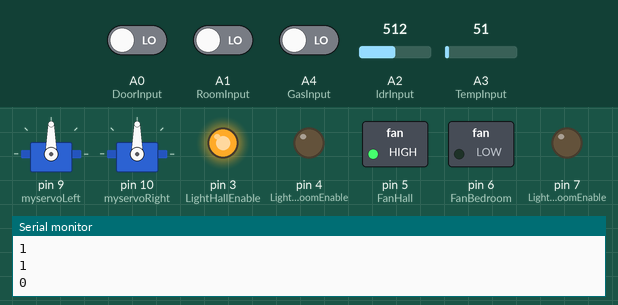
This sketch was run on a simulated Arduino Uno, built with avr-gcc and run on an emulated ATmega328P. Parts: 2 × servo, switched loads named in the sketch (green lamp = pin HIGH), output pins drawn as LEDs (lit = HIGH), the last lines printed to the serial monitor. The test bench sets the inputs (shaded band); at power-on: A0 (DoorInput) LOW, A3 (TempInput) = 51, A2 (ldrInput) = 512, A1 (RoomInput) LOW, A4 (GasInput) LOW.

Above: at 1.2 s.
1.3 s: A0 (DoorInput) driven HIGH
At 5.6 s:
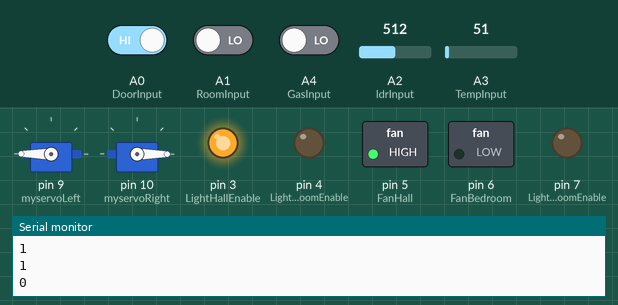
9.1 s: A0 (DoorInput) driven LOW
At 10.1 s:
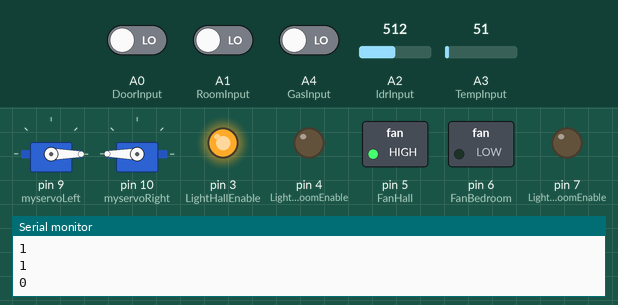
11.2 s: A3 (TempInput) set to 43
14.1 s: A3 (TempInput) set to 38
At 15.6 s:
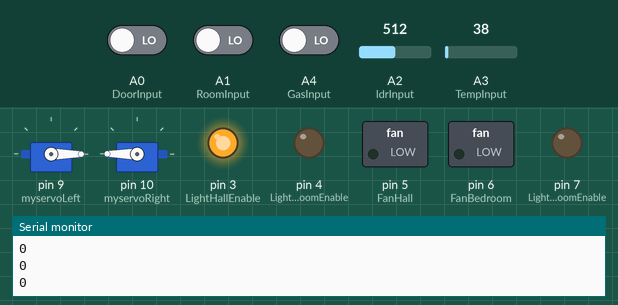
16.7 s: A2 (ldrInput) set to 414
18.6 s: A2 (ldrInput) set to 393
At 20.2 s:
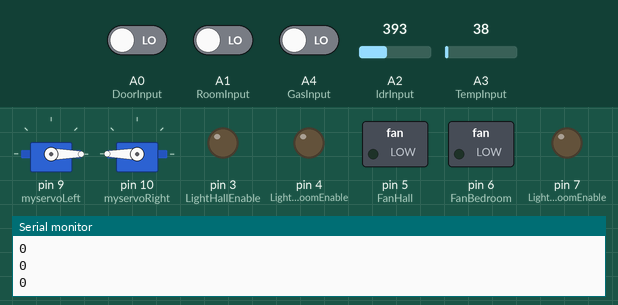
Timing chart, 0 to 21.7 s (numbered marks = the images above; inputs shaded):
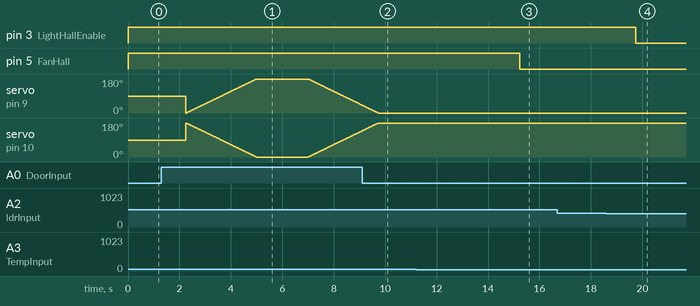

The sketch:

Arduino_Input.ino
```cpp
#include <Servo.h>

int pos;
int DoorInput = A0;
int RoomInput = A1;
int ldrInput = A2;
int TempInput = A3;
int GasInput = A4;
int a[5] = {
  0,0,0,0,0};
int server[5] = {
  -1,-1,-1,-1,-1};
int prev[5] = {
  0,0,0,0,0};
int LightHallEnable = 3;
int LightBedroomEnable = 4;
int LightBathroomEnable = 7;
Servo myservoLeft;
Servo myservoRight;
int FanHall = 5;
int FanBedroom = 6;
int Flagservo =1 ;
int FlagLightHall = 1;


/*
Server [0] = Main Doors
 Server [1] = hall light
 Server [2] = bedroom light
 Server [3] = hall fan
 Server [4] = bedroom fan

 */
void doors_open()
{
  for (pos = 0; pos <= 180; pos += 1) {
    myservoLeft.write(pos);
    myservoRight.write(180 - pos);
    delay(15);
  }
  delay(1000);

}

void doors_close()
{

  for (pos = 180; pos >= 0; pos -= 1) {
    myservoLeft.write(pos);
    myservoRight.write(180 - pos);
    delay(15);
  }
  delay(1000);


}


void setup() {
  myservoLeft.attach(9);
  myservoRight.attach(10);
  pinMode(DoorInput , INPUT);
  pinMode(ldrInput , INPUT);
  pinMode(TempInput , INPUT);
  pinMode(GasInput , INPUT);
  pinMode(LightHallEnable , OUTPUT);
  pinMode(LightBedroomEnable , OUTPUT);
  pinMode(LightBathroomEnable , OUTPUT);
  pinMode(FanHall , OUTPUT);
  pinMode(FanBedroom , OUTPUT);
  Serial.begin(9600);
}
int i;
void loop() {

  for( i = 0; i < 5; i++)
    prev[i] = server[i];

  if( Serial.available() > 4){

    for( i = 0 ; i < 5; i++){
      server[i] = Serial.read() - '0';

      delay(100);
    }
    delay(5000);


    Flagservo = server[0];

  }

  else
  {
    a[0] = digitalRead(DoorInput);
    Flagservo  =a[0];
    //a[1] is value of IR sensor in room
    a[1]= digitalRead(RoomInput);

    int val = analogRead(ldrInput);
    if( map(val , 0 , 1023, 0 ,255) > 100)
      a[2] = 1; //set high cause the surrounding is dark
    else
      a[2] = 0;

    val = analogRead(TempInput);


    float mv = ( val/1024.0)*5000;
    float cel = mv/10;
    if(cel > 20.0 ) // if temp is > 27 set a[3] as high , so as to turn on fans..  Change value during presenting
      a[3] = 1;
    else
      a[3] = 0;

    a[4] = digitalRead(GasInput);
  }

  if(server[0] == 1){
    doors_open();
    delay(1000);
    doors_close();
    server[0] = -1;
  }

  else if(Flagservo)
  {
    doors_open();
    delay(1000);
    doors_close();
    Flagservo = 0 ;
    a[0] = 0;
  }

  if(a[1] ==1 ){

    if(a[2] == 1  )
    {
      digitalWrite(LightBedroomEnable ,LOW);
    }
    if(a[3] == 1)
    {
      digitalWrite(FanBedroom , LOW);
    }
  }

  else if(a[1] == 0){

    digitalWrite(FanBedroom , LOW);
    digitalWrite(LightBedroomEnable ,LOW);
  }


  if(server[1] == 1)
  {
    digitalWrite(LightHallEnable , HIGH);

  }
  else if(server[1] == 0 ) {
    digitalWrite(LightHallEnable , LOW);


  }


  else{
    if(a[2])
    {
      digitalWrite(LightHallEnable , HIGH);
    }

    else{
      digitalWrite(LightHallEnable , LOW);

    }
  }
  //

  if(server[2] == 1)
  {
    digitalWrite(LightBedroomEnable , HIGH);
  }
  else if(server[2] == 0 ) {
    digitalWrite(LightBedroomEnable , LOW);


  }


  else{
    if(a[2] && a[1] )
    {
      digitalWrite(LightBedroomEnable , HIGH);
    }

    else{
      digitalWrite(LightBedroomEnable ,LOW);

    }
  }

  if(server[3] == 1){
    digitalWrite(FanHall , HIGH);

  }
  else if(server[3] == 0 )
  {
    digitalWrite(FanHall , LOW);

  }
  else{
    if(a[3])
    {
      digitalWrite(FanHall , HIGH);

    }
    else
    {
      digitalWrite(FanHall , LOW);

    }
  }

  if(server[4] == 1){
    digitalWrite(FanBedroom , HIGH);

  }
  else if(server[4] == 0 )
  {
    digitalWrite(FanBedroom , LOW);

  }
  else{
    if(a[3] && a[1])
    {
      digitalWrite(FanBedroom , HIGH);

    }
    else
    {

      digitalWrite(FanBedroom , LOW);

    }
  }


  for(i = 0 ;i < 5 ;i++){
    Serial.println(a[i]);
    delay(250);
  }

  delay(1000);

}
```

Measured:
- the behaviour switches between 41 and 40 on A3 (TempInput) (found by bisection; images 2 and 3)
- the behaviour switches between 406 and 405 on A2 (ldrInput) (found by bisection; images 3 and 4)
- after the input at 14.1 s, pin 5 (FanHall): HIGH → LOW after 1.1 s
- after the input at 18.6 s, pin 3 (LightHallEnable): HIGH → LOW after 1.1 s
